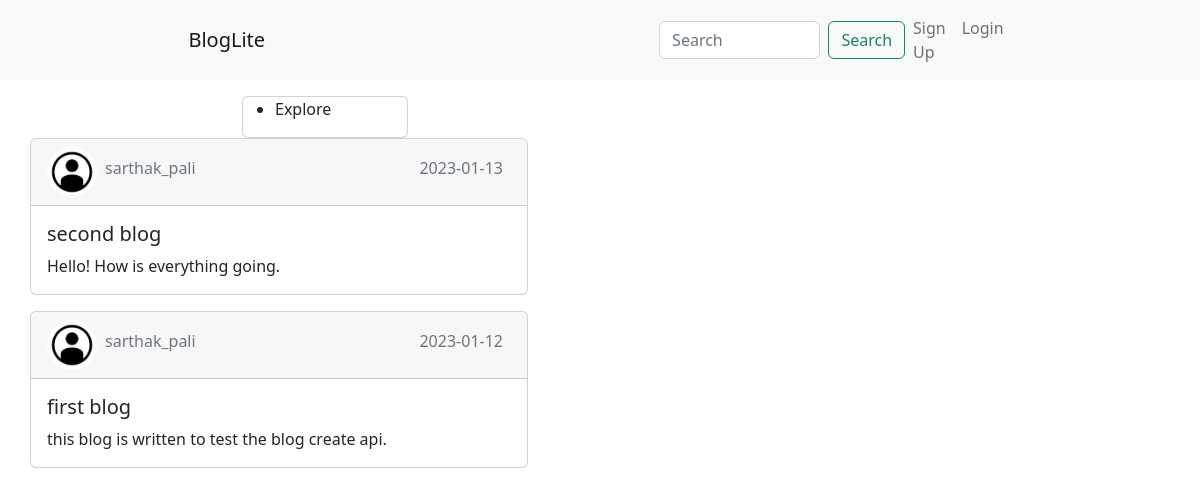
Page /home on the earlier database version.
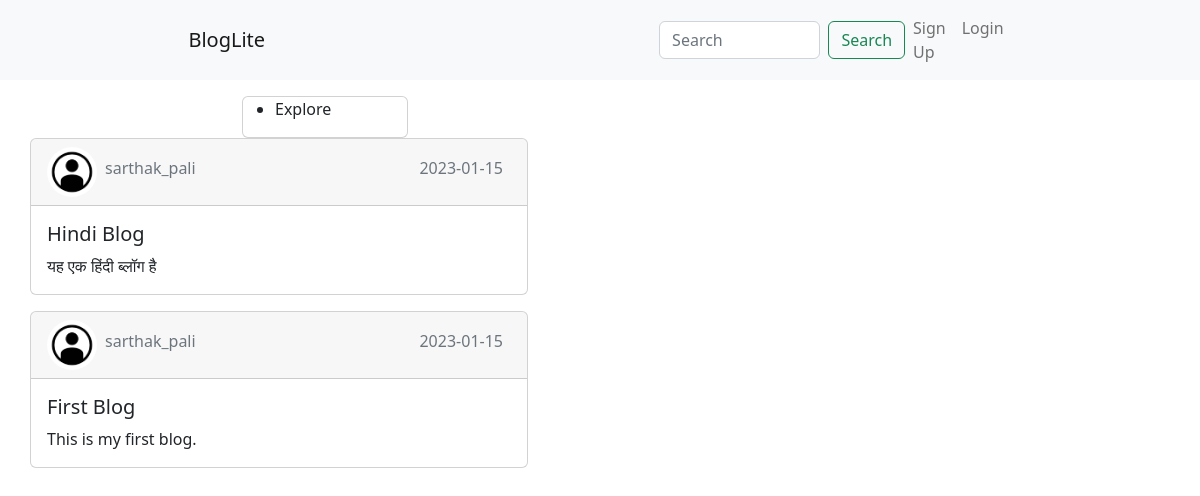
Same page on the later database version.
### application/models.py (models this page shows, shortened)
class Blog(db.Model):
    __tablename = 'blog'
    blog_id = db.Column(db.Integer, primary_key = True, autoincrement = True, unique = True, index = True)
    blog_title = db.Column(db.String)
    blog_body = db.Column(db.String)
    created_at = db.Column(db.DateTime, default = datetime.utcnow)
    user_id = db.Column(db.Integer, db.ForeignKey('user.user_id'), nullable = False)

class User(db.Model, UserMixin):
    __tablename__ = 'user'
    user_id = db.Column(db.Integer, primary_key = True, autoincrement = True, unique = True, index = True)
    user_name = db.Column(db.String, unique = True)
    first_name = db.Column(db.String)
    last_name = db.Column(db.String)
    email = db.Column(db.String)
    profile_pic = db.Column(db.String, default = "default.jpg")
    password = db.Column(db.String)
    followers = db.Column(db.Integer, default = 0)
    following = db.Column(db.Integer, default = 0)
    posts = db.Column(db.Integer, default = 0)
    blogs = db.relationship('Blog', backref='user', lazy = True)

### main.py (the view)
@app.route('/', methods = ['GET'])
@app.route('/home', methods = ['GET'])
def home():
    blogs = Blog.query.order_by(Blog.created_at.desc())
    return render_template("home.html", blogs = blogs)

### application/validation.py
class searchForm(FlaskForm):
    search = StringField('search', validators=[DataRequired()])
    submit = SubmitField('Search')

### application/controller/userController.py (called while the page is built)
@app.context_processor
def layout():
    form = searchForm()
    return dict(form = form)

### templates/home.html
{% extends "layout.html" %}
{% block content %}
    {% for blog in blogs %}
            <div class="card signUP mb-3">
                <div class="card-header d-flex flex-row">
                  <img src="{{ url_for('static', filename = 'images/' + blog.user.profile_pic) }}" style="width: 50px;height:50px;border-radius: 100%;">
                  <h6 class="card-subtitle my-1 text-muted p-2"><a class="nav-link active" href="{{url_for('user', user_id = blog.user.user_id)}}">{{ blog.user.user_name}}</a></h6>
                  <h6 class="card-subtitle my-1 text-muted p-2 ms-auto">{{ blog.created_at.strftime('%Y-%m-%d') }}</h6>
                </div>
                <div class="card-body d-flex flex-row">
                  <div>
                    <h5 class="card-title"><a class="nav-link active" href="{{url_for('blog', blog_id = blog.blog_id)}}">{{ blog.blog_title }}</a></h5>
                    <p class="card-text">{{ blog.blog_body }}</p>
                  </div>
                </div>
            </div>
    {% endfor %}
{% endblock content %}

Differences in the rows shown:
changed Blog: created_at "2023-01-13" → "2023-01-15"; blog_title "second blog" → "Hindi Blog"; blog_body "Hello! How is everything going." → "यह एक हिंदी ब्लॉग है"
changed Blog: created_at "2023-01-12" → "2023-01-15"; blog_title "first blog" → "First Blog"; blog_body "this blog is written to test the blog create api." → "This is my first blog."
